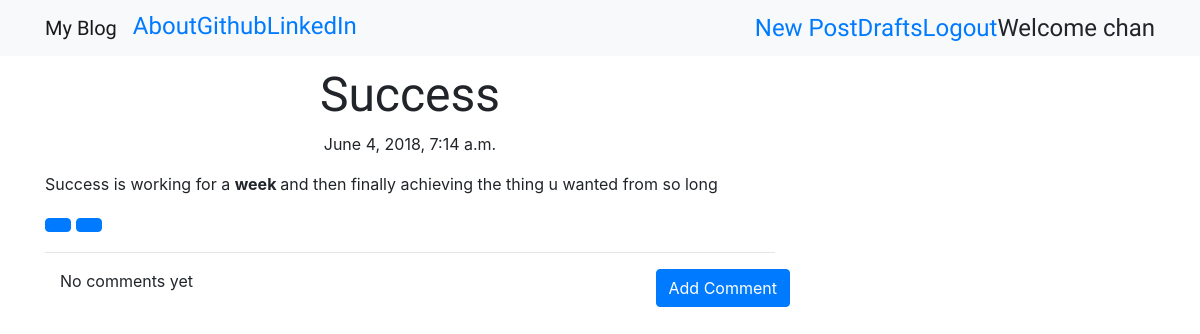
/post/2 (signed in), run on the app's committed database.
### blog/models.py (models this page shows, shortened)
class Post(models.Model):
	author=models.ForeignKey('auth.User',on_delete=models.CASCADE)	#new superuser created through this
	title=models.CharField(max_length=125)
	text=models.TextField()
	created_date=models.DateTimeField(default=timezone.now())	#created date is now
	published_date=models.DateTimeField(blank=True,null=True)	#this date will be added through below func which will be triggered through btn

### blog/views.py (the view)
# urls.py: url(r'^post/(?P<pk>\d+)$',views.PostDetailView.as_view(),name='post_detail'),	#displays that post whose pk is clicked by user
class PostDetailView(DetailView):
	model=Post

### blog/templates/blog/post_detail.html (shortened to what this page needs)
{%extends 'blog/base.html'%}
{% block content %}
<h1 class="posttitle loader">{{post.title}}</h1>
{% if post.published_date %}
	<div class="date postdate">
	{{post.published_date}}
	</div>
{% else %}
	<a class="btn btn-default" href="{% url 'post_publish' pk=post.pk %}">Publish</a>
{% endif %}
<p class="postcontent">{{post.text|safe|linebreaksbr}}</p>
{% if user.is_authenticated %}
	<a class="btn btn-primary" href="{%url 'post_edit' pk=post.pk %}">
	</a>
	<a class="btn btn-primary" href="{%url 'post_remove' pk=post.pk %}">
	</a>
{% endif %}
<hr>
<a class="btn btn-primary btn-comment" href="{%url 'add_comment_to_post' pk=post.pk %}">Add Comment</a>
<div class="container">
{% for comment in post.comments.all %}
	<br>
	{% if user.is_authenticated or comment.approved_comment %}
		{{comment.created_date}}
		{%if not comment.approved_comment %}
			<a class="btn btn-default" href="{%url 'comment_remove' pk=comment.pk %}">
				<span class="glyphicon glyphicon-remove"></span>
			</a>
			<a class="btn btn-primary" href="{%url 'comment_approve' pk=comment.pk %}">
				<span class="glyphicon glyphicon-ok"></span>
			</a>
		{% endif %}
		<p>{{comment.text|safe|linebreaks}}</p>
		<p> Posted by: {{comment.author}}</p>
	{% endif %}
	{% empty %}
		<p>No comments yet</p>
{% endfor %}
</div>
{% endblock %}

### blog/templates/blog/base.html (shortened to what this page needs)
<!DOCTYPE html>
{% load staticfiles %}
<html>
<head>
<link href="//netdna.bootstrapcdn.com/bootstrap/3.0.0/css/bootstrap-glyphicons.css" rel="stylesheet">
<link rel="stylesheet" href="https://stackpath.bootstrapcdn.com/bootstrap/4.1.0/css/bootstrap.min.css">
<link rel="stylesheet" href="//cdn.jsdelivr.net/npm/medium-editor@latest/dist/css/medium-editor.min.css" type="text/css" media="screen" charset="utf-8">
<link rel="stylesheet" href="{% static '/css/blog.css' %}">
</head>
<body class="loader">
<nav class="navbar navbar-expand-lg navbar-light bg-light techfont custom-navbar">
	<div class="container">
	<ul class="nav navbar-nav">
		<li><a class="navbar-brand bigbrand" href="{% url 'post_list' %}">My Blog</a></li>
		<li><a href="{% url 'about' %}"> About </a></li>
		<li><a href="https://github.com/"> Github </a></li>
		<li><a href="https://www.linkedin.com/"> LinkedIn </a></li>
	</ul>
	<ul class="nav navbar-nav navbar-right">
		{%if user.is_authenticated %}
			<li>
				<a href="{%url 'post_new'%}"> New Post </a>
			</li>
			<li>
				<a href="{%url 'post_draft_list'%}"> Drafts </a>
			</li>
			<li>
				<a href="{%url 'logout'%}"> Logout </a>
			</li>
			<li>
				<a>Welcome {{ user.username}}</a>
			</li>
		{% else %}
			<li>
				<a href="{%url 'login'%}"><span class="glyphicon glyphicon-user"></span></a>
			</li>
		{%endif%}
	</ul>
	</div>
</nav>
<div class="content container">
	<div class="row">
		<div class="col-md-8">
			<div class="blog_posts">
				{% block content %}
				{% endblock %}
			</div>
		</div>
	</div>
</div>
</body>
</html>

### blog/static/css/blog.css (style rules this page uses)
.techfont { font-family: 'Exo', sans-serif; font-size: 1.5em; margin-bottom: 10px; }
.postdate { text-align:center; }
.posttitle { font-family: 'Exo', sans-serif; font-size: 3em; text-align:center; }
.postcontent { font-family: 'Montserrat'; font-size:1.5em; }

### data on the page
Post: title "Success", published_date "June 4, 2018, 7:14 a.m.", text "Success is working for a week and then finally achieving the thing u wanted from so long"

### other printed values
{{ user.username }} "chan"
